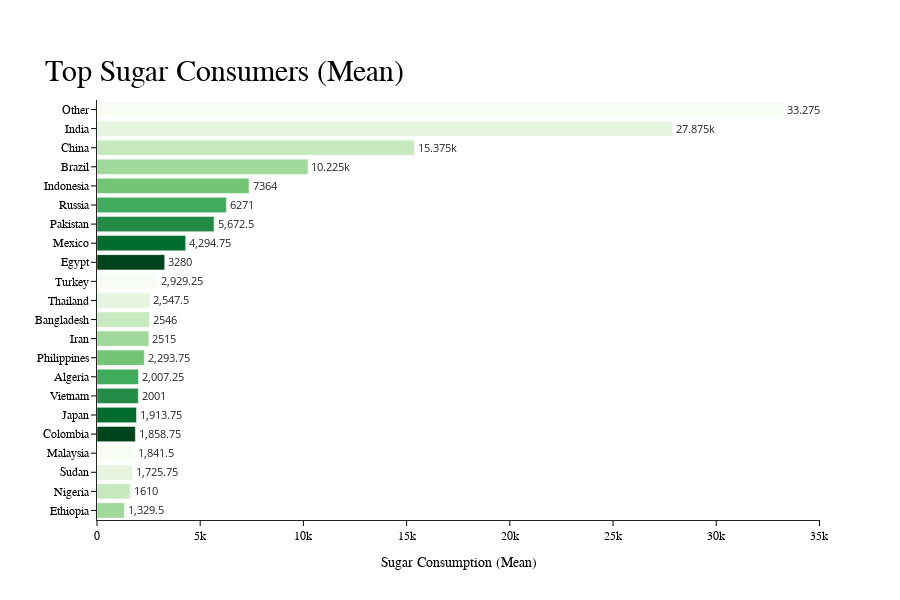

Notebook source saved alongside this figure:
### Markdown cell above
Majors consumidors de sucre a nivell mundial seogns la mitjana des de 2018

### Code cell
import pandas as pd
import plotly.express as px
years = ['2018/19', '2019/20', '2020/21', '2021/22']
# Calculate the mean
con['Mean'] = con[years].mean(axis=1)

# Sort
sorted_con = con.sort_values(by='Mean', ascending=False)

# Horizontal bar plot to visualize top consumers
gist_pal = px.colors.sequential.Greens

fig = px.bar(sorted_con, 
             x='Mean', 
             y="Name", 
             orientation='h',
             color="Name",
             color_discrete_sequence=gist_pal,
             template="simple_white",
             text_auto=True,
             title='Top Sugar Consumers (Mean)'
            )

fig.update_layout(title={'y':0.9},
                  title_font_size=30, 
                  title_font_family="Impact",
                  title_font_color='black',
                  height=600,
                  showlegend=False,
                  margin=dict(l=10)
                 )

fig.update_xaxes(title='Sugar Consumption (Mean)',
                color='black', 
                tickfont_family='Arial', 
                titlefont_family='Arial')

fig.update_yaxes(title='',
                color='black', 
                tickfont_family='Arial', 
                titlefont_family='Arial')

fig.update_traces(textposition='outside')
fig.show()

### Figure 1 — Plotly figure (JSON) as saved in the notebook; plotly's stock layout.template omitted (floating-point values rounded to 4 significant figures)
{"data": [{"alignmentgroup": "True", "hovertemplate": "Name=%{y}<br>Mean=%{x}<extra></extra>", "legendgroup": "Other", "marker": {"color": "rgb(247,252,245)", "pattern": {"shape": ""}}, "name": "Other", "offsetgroup": "Other", "orientation": "h", "showlegend": true, "textposition": "outside", "texttemplate": "%{x}", "type": "bar", "x": [33275], "xaxis": "x", "y": ["Other"], "yaxis": "y"}, {"alignmentgroup": "True", "hovertemplate": "Name=%{y}<br>Mean=%{x}<extra></extra>", "legendgroup": "India", "marker": {"color": "rgb(229,245,224)", "pattern": {"shape": ""}}, "name": "India", "offsetgroup": "India", "orientation": "h", "showlegend": true, "textposition": "outside", "texttemplate": "%{x}", "type": "bar", "x": [27875], "xaxis": "x", "y": ["India"], "yaxis": "y"}, {"alignmentgroup": "True", "hovertemplate": "Name=%{y}<br>Mean=%{x}<extra></extra>", "legendgroup": "China", "marker": {"color": "rgb(199,233,192)", "pattern": {"shape": ""}}, "name": "China", "offsetgroup": "China", "orientation": "h", "showlegend": true, "textposition": "outside", "texttemplate": "%{x}", "type": "bar", "x": [15375], "xaxis": "x", "y": ["China"], "yaxis": "y"}, {"alignmentgroup": "True", "hovertemplate": "Name=%{y}<br>Mean=%{x}<extra></extra>", "legendgroup": "Brazil", "marker": {"color": "rgb(161,217,155)", "pattern": {"shape": ""}}, "name": "Brazil", "offsetgroup": "Brazil", "orientation": "h", "showlegend": true, "textposition": "outside", "texttemplate": "%{x}", "type": "bar", "x": [10225], "xaxis": "x", "y": ["Brazil"], "yaxis": "y"}, {"alignmentgroup": "True", "hovertemplate": "Name=%{y}<br>Mean=%{x}<extra></extra>", "legendgroup": "Indonesia", "marker": {"color": "rgb(116,196,118)", "pattern": {"shape": ""}}, "name": "Indonesia", "offsetgroup": "Indonesia", "orientation": "h", "showlegend": true, "textposition": "outside", "texttemplate": "%{x}", "type": "bar", "x": [7364], "xaxis": "x", "y": ["Indonesia"], "yaxis": "y"}, {"alignmentgroup": "True", "hovertemplate": "Name=%{y}<br>Mean=%{x}<extra></extra>", "legendgroup": "Russia", "marker": {"color": "rgb(65,171,93)", "pattern": {"shape": ""}}, "name": "Russia", "offsetgroup": "Russia", "orientation": "h", "showlegend": true, "textposition": "outside", "texttemplate": "%{x}", "type": "bar", "x": [6271], "xaxis": "x", "y": ["Russia"], "yaxis": "y"}, {"alignmentgroup": "True", "hovertemplate": "Name=%{y}<br>Mean=%{x}<extra></extra>", "legendgroup": "Pakistan", "marker": {"color": "rgb(35,139,69)", "pattern": {"shape": ""}}, "name": "Pakistan", "offsetgroup": "Pakistan", "orientation": "h", "showlegend": true, "textposition": "outside", "texttemplate": "%{x}", "type": "bar", "x": [5672.0], "xaxis": "x", "y": ["Pakistan"], "yaxis": "y"}, {"alignmentgroup": "True", "hovertemplate": "Name=%{y}<br>Mean=%{x}<extra></extra>", "legendgroup": "Mexico", "marker": {"color": "rgb(0,109,44)", "pattern": {"shape": ""}}, "name": "Mexico", "offsetgroup": "Mexico", "orientation": "h", "showlegend": true, "textposition": "outside", "texttemplate": "%{x}", "type": "bar", "x": [4295.0], "xaxis": "x", "y": ["Mexico"], "yaxis": "y"}, {"alignmentgroup": "True", "hovertemplate": "Name=%{y}<br>Mean=%{x}<extra></extra>", "legendgroup": "Egypt", "marker": {"color": "rgb(0,68,27)", "pattern": {"shape": ""}}, "name": "Egypt", "offsetgroup": "Egypt", "orientation": "h", "showlegend": true, "textposition": "outside", "texttemplate": "%{x}", "type": "bar", "x": [3280], "xaxis": "x", "y": ["Egypt"], "yaxis": "y"}, {"alignmentgroup": "True", "hovertemplate": "Name=%{y}<br>Mean=%{x}<extra></extra>", "legendgroup": "Turkey", "marker": {"color": "rgb(247,252,245)", "pattern": {"shape": ""}}, "name": "Turkey", "offsetgroup": "Turkey", "orientation": "h", "showlegend": true, "textposition": "outside", "texttemplate": "%{x}", "type": "bar", "x": [2929.0], "xaxis": "x", "y": ["Turkey"], "yaxis": "y"}, {"alignmentgroup": "True", "hovertemplate": "Name=%{y}<br>Mean=%{x}<extra></extra>", "legendgroup": "Thailand", "marker": {"color": "rgb(229,245,224)", "pattern": {"shape": ""}}, "name": "Thailand", "offsetgroup": "Thailand", "orientation": "h", "showlegend": true, "textposition": "outside", "texttemplate": "%{x}", "type": "bar", "x": [2548.0], "xaxis": "x", "y": ["Thailand"], "yaxis": "y"}, {"alignmentgroup": "True", "hovertemplate": "Name=%{y}<br>Mean=%{x}<extra></extra>", "legendgroup": "Bangladesh", "marker": {"color": "rgb(199,233,192)", "pattern": {"shape": ""}}, "name": "Bangladesh", "offsetgroup": "Bangladesh", "orientation": "h", "showlegend": true, "textposition": "outside", "texttemplate": "%{x}", "type": "bar", "x": [2546], "xaxis": "x", "y": ["Bangladesh"], "yaxis": "y"}, {"alignmentgroup": "True", "hovertemplate": "Name=%{y}<br>Mean=%{x}<extra></extra>", "legendgroup": "Iran", "marker": {"color": "rgb(161,217,155)", "pattern": {"shape": ""}}, "name": "Iran", "offsetgroup": "Iran", "orientation": "h", "showlegend": true, "textposition": "outside", "texttemplate": "%{x}", "type": "bar", "x": [2515], "xaxis": "x", "y": ["Iran"], "yaxis": "y"}, {"alignmentgroup": "True", "hovertemplate": "Name=%{y}<br>Mean=%{x}<extra></extra>", "legendgroup": "Philippines", "marker": {"color": "rgb(116,196,118)", "pattern": {"shape": ""}}, "name": "Philippines", "offsetgroup": "Philippines", "orientation": "h", "showlegend": true, "textposition": "outside", "texttemplate": "%{x}", "type": "bar", "x": [2294.0], "xaxis": "x", "y": ["Philippines"], "yaxis": "y"}, {"alignmentgroup": "True", "hovertemplate": "Name=%{y}<br>Mean=%{x}<extra></extra>", "legendgroup": "Algeria", "marker": {"color": "rgb(65,171,93)", "pattern": {"shape": ""}}, "name": "Algeria", "offsetgroup": "Algeria", "orientation": "h", "showlegend": true, "textposition": "outside", "texttemplate": "%{x}", "type": "bar", "x": [2007.0], "xaxis": "x", "y": ["Algeria"], "yaxis": "y"}, {"alignmentgroup": "True", "hovertemplate": "Name=%{y}<br>Mean=%{x}<extra></extra>", "legendgroup": "Vietnam", "marker": {"color": "rgb(35,139,69)", "pattern": {"shape": ""}}, "name": "Vietnam", "offsetgroup": "Vietnam", "orientation": "h", "showlegend": true, "textposition": "outside", "texttemplate": "%{x}", "type": "bar", "x": [2001], "xaxis": "x", "y": ["Vietnam"], "yaxis": "y"}, {"alignmentgroup": "True", "hovertemplate": "Name=%{y}<br>Mean=%{x}<extra></extra>", "legendgroup": "Japan", "marker": {"color": "rgb(0,109,44)", "pattern": {"shape": ""}}, "name": "Japan", "offsetgroup": "Japan", "orientation": "h", "showlegend": true, "textposition": "outside", "texttemplate": "%{x}", "type": "bar", "x": [1914.0], "xaxis": "x", "y": ["Japan"], "yaxis": "y"}, {"alignmentgroup": "True", "hovertemplate": "Name=%{y}<br>Mean=%{x}<extra></extra>", "legendgroup": "Colombia", "marker": {"color": "rgb(0,68,27)", "pattern": {"shape": ""}}, "name": "Colombia", "offsetgroup": "Colombia", "orientation": "h", "showlegend": true, "textposition": "outside", "texttemplate": "%{x}", "type": "bar", "x": [1859.0], "xaxis": "x", "y": ["Colombia"], "yaxis": "y"}, {"alignmentgroup": "True", "hovertemplate": "Name=%{y}<br>Mean=%{x}<extra></extra>", "legendgroup": "Malaysia", "marker": {"color": "rgb(247,252,245)", "pattern": {"shape": ""}}, "name": "Malaysia", "offsetgroup": "Malaysia", "orientation": "h", "showlegend": true, "textposition": "outside", "texttemplate": "%{x}", "type": "bar", "x": [1842.0], "xaxis": "x", "y": ["Malaysia"], "yaxis": "y"}, {"alignmentgroup": "True", "hovertemplate": "Name=%{y}<br>Mean=%{x}<extra></extra>", "legendgroup": "Sudan", "marker": {"color": "rgb(229,245,224)", "pattern": {"shape": ""}}, "name": "Sudan", "offsetgroup": "Sudan", "orientation": "h", "showlegend": true, "textposition": "outside", "texttemplate": "%{x}", "type": "bar", "x": [1726.0], "xaxis": "x", "y": ["Sudan"], "yaxis": "y"}, {"alignmentgroup": "True", "hovertemplate": "Name=%{y}<br>Mean=%{x}<extra></extra>", "legendgroup": "Nigeria", "marker": {"color": "rgb(199,233,192)", "pattern": {"shape": ""}}, "name": "Nigeria", "offsetgroup": "Nigeria", "orientation": "h", "showlegend": true, "textposition": "outside", "texttemplate": "%{x}", "type": "bar", "x": [1610], "xaxis": "x", "y": ["Nigeria"], "yaxis": "y"}, {"alignmentgroup": "True", "hovertemplate": "Name=%{y}<br>Mean=%{x}<extra></extra>", "legendgroup": "Ethiopia", "marker": {"color": "rgb(161,217,155)", "pattern": {"shape": ""}}, "name": "Ethiopia", "offsetgroup": "Ethiopia", "orientation": "h", "showlegend": true, "textposition": "outside", "texttemplate": "%{x}", "type": "bar", "x": [1330.0], "xaxis": "x", "y": ["Ethiopia"], "yaxis": "y"}], "layout": {"barmode": "relative", "height": 600, "legend": {"title": {"text": "Name"}, "tracegroupgap": 0}, "margin": {"l": 10}, "showlegend": false, "title": {"font": {"color": "black", "family": "Impact", "size": 30}, "text": "Top Sugar Consumers (Mean)", "y": 0.9}, "xaxis": {"anchor": "y", "color": "black", "domain": [0, 1], "tickfont": {"family": "Arial"}, "title": {"font": {"family": "Arial"}, "text": "Sugar Consumption (Mean)"}}, "yaxis": {"anchor": "x", "categoryarray": ["Ethiopia", "Nigeria", "Sudan", "Malaysia", "Colombia", "Japan", "Vietnam", "Algeria", "Philippines", "Iran", "Bangladesh", "Thailand", "Turkey", "Egypt", "Mexico", "Pakistan", "Russia", "Indonesia", "Brazil", "China", "India", "Other"], "categoryorder": "array", "color": "black", "domain": [0, 1], "tickfont": {"family": "Arial"}, "title": {"font": {"family": "Arial"}, "text": ""}}}}
